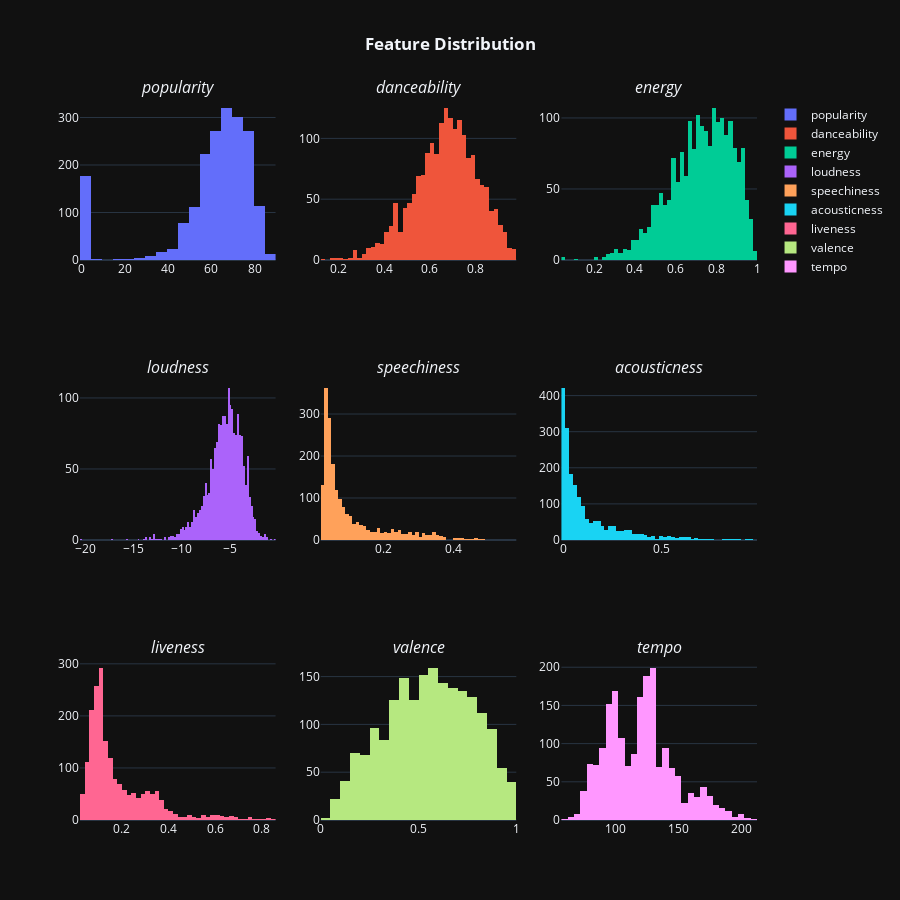

This figure's notebook cell:
### Code cell
fig=make_subplots(rows=3,cols=3,subplot_titles=('<i>popularity', '<i>danceability', '<i>energy', 
                                                '<i>loudness', '<i>speechiness', '<i>acousticness', 
                                                '<i>liveness', '<i>valence', '<i>tempo'))
fig.add_trace(go.Histogram(x=df['popularity'],name='popularity'),row=1,col=1)
fig.add_trace(go.Histogram(x=df['danceability'],name='danceability'),row=1,col=2)
fig.add_trace(go.Histogram(x=df['energy'],name='energy'),row=1,col=3)
fig.add_trace(go.Histogram(x=df['loudness'],name='loudness'),row=2,col=1)
fig.add_trace(go.Histogram(x=df['speechiness'],name='speechiness'),row=2,col=2)
fig.add_trace(go.Histogram(x=df['acousticness'],name='acousticness'),row=2,col=3)
fig.add_trace(go.Histogram(x=df['liveness'],name='liveness'),row=3,col=1)
fig.add_trace(go.Histogram(x=df['valence'],name='valence'),row=3,col=2)
fig.add_trace(go.Histogram(x=df['tempo'],name='tempo'),row=3,col=3)
fig.update_layout(height=900,width=900,title_text='<b>Feature Distribution')
fig.update_layout(template='plotly_dark',title_x=0.5)

### Figure 1 — Plotly figure (JSON) as saved in the notebook; plotly's stock layout.template omitted (floating-point values rounded to 4 significant figures; data arrays with more than 128 entries replaced by an {"elided": "..."} marker saying what was removed)
{"data": [{"name": "popularity", "type": "histogram", "x": {"elided": "1941 int values"}, "xaxis": "x", "yaxis": "y"}, {"name": "danceability", "type": "histogram", "x": {"elided": "1941 float values"}, "xaxis": "x2", "yaxis": "y2"}, {"name": "energy", "type": "histogram", "x": {"elided": "1941 float values"}, "xaxis": "x3", "yaxis": "y3"}, {"name": "loudness", "type": "histogram", "x": {"elided": "1941 float values"}, "xaxis": "x4", "yaxis": "y4"}, {"name": "speechiness", "type": "histogram", "x": {"elided": "1941 float values"}, "xaxis": "x5", "yaxis": "y5"}, {"name": "acousticness", "type": "histogram", "x": {"elided": "1941 float values"}, "xaxis": "x6", "yaxis": "y6"}, {"name": "liveness", "type": "histogram", "x": {"elided": "1941 float values"}, "xaxis": "x7", "yaxis": "y7"}, {"name": "valence", "type": "histogram", "x": {"elided": "1941 float values"}, "xaxis": "x8", "yaxis": "y8"}, {"name": "tempo", "type": "histogram", "x": {"elided": "1941 float values"}, "xaxis": "x9", "yaxis": "y9"}], "layout": {"annotations": [{"font": {"size": 16}, "showarrow": false, "text": "<i>popularity", "x": 0.1444, "xanchor": "center", "xref": "paper", "y": 1, "yanchor": "bottom", "yref": "paper"}, {"font": {"size": 16}, "showarrow": false, "text": "<i>danceability", "x": 0.5, "xanchor": "center", "xref": "paper", "y": 1, "yanchor": "bottom", "yref": "paper"}, {"font": {"size": 16}, "showarrow": false, "text": "<i>energy", "x": 0.8556, "xanchor": "center", "xref": "paper", "y": 1, "yanchor": "bottom", "yref": "paper"}, {"font": {"size": 16}, "showarrow": false, "text": "<i>loudness", "x": 0.1444, "xanchor": "center", "xref": "paper", "y": 0.6111, "yanchor": "bottom", "yref": "paper"}, {"font": {"size": 16}, "showarrow": false, "text": "<i>speechiness", "x": 0.5, "xanchor": "center", "xref": "paper", "y": 0.6111, "yanchor": "bottom", "yref": "paper"}, {"font": {"size": 16}, "showarrow": false, "text": "<i>acousticness", "x": 0.8556, "xanchor": "center", "xref": "paper", "y": 0.6111, "yanchor": "bottom", "yref": "paper"}, {"font": {"size": 16}, "showarrow": false, "text": "<i>liveness", "x": 0.1444, "xanchor": "center", "xref": "paper", "y": 0.2222, "yanchor": "bottom", "yref": "paper"}, {"font": {"size": 16}, "showarrow": false, "text": "<i>valence", "x": 0.5, "xanchor": "center", "xref": "paper", "y": 0.2222, "yanchor": "bottom", "yref": "paper"}, {"font": {"size": 16}, "showarrow": false, "text": "<i>tempo", "x": 0.8556, "xanchor": "center", "xref": "paper", "y": 0.2222, "yanchor": "bottom", "yref": "paper"}], "height": 900, "title": {"text": "<b>Feature Distribution", "x": 0.5}, "width": 900, "xaxis": {"anchor": "y", "autorange": true, "domain": [0, 0.2889], "range": [-0.5, 89.5], "type": "linear"}, "xaxis2": {"anchor": "y2", "autorange": true, "domain": [0.3556, 0.6444], "range": [0.12, 0.98], "type": "linear"}, "xaxis3": {"anchor": "y3", "autorange": true, "domain": [0.7111, 1], "range": [0.04, 1], "type": "linear"}, "xaxis4": {"anchor": "y4", "autorange": true, "domain": [0, 0.2889], "range": [-20.6, -0.2], "type": "linear"}, "xaxis5": {"anchor": "y5", "autorange": true, "domain": [0.3556, 0.6444], "range": [0.02, 0.58], "type": "linear"}, "xaxis6": {"anchor": "y6", "autorange": true, "domain": [0.7111, 1], "range": [-0.01, 0.99], "type": "linear"}, "xaxis7": {"anchor": "y7", "autorange": true, "domain": [0, 0.2889], "range": [0.02, 0.86], "type": "linear"}, "xaxis8": {"anchor": "y8", "autorange": true, "domain": [0.3556, 0.6444], "range": [3.469e-17, 1], "type": "linear"}, "xaxis9": {"anchor": "y9", "autorange": true, "domain": [0.7111, 1], "range": [57.5, 212.5], "type": "linear"}, "yaxis": {"anchor": "x", "autorange": true, "domain": [0.7778, 1], "range": [0, 336.8]}, "yaxis2": {"anchor": "x2", "autorange": true, "domain": [0.7778, 1], "range": [0, 131.6]}, "yaxis3": {"anchor": "x3", "autorange": true, "domain": [0.7778, 1], "range": [0, 112.6]}, "yaxis4": {"anchor": "x4", "autorange": true, "domain": [0.3889, 0.6111], "range": [0, 112.6]}, "yaxis5": {"anchor": "x5", "autorange": true, "domain": [0.3889, 0.6111], "range": [0, 381.1]}, "yaxis6": {"anchor": "x6", "autorange": true, "domain": [0.3889, 0.6111], "range": [0, 443.2]}, "yaxis7": {"anchor": "x7", "autorange": true, "domain": [0, 0.2222], "range": [0, 307.4]}, "yaxis8": {"anchor": "x8", "autorange": true, "domain": [0, 0.2222], "range": [0, 167.4]}, "yaxis9": {"anchor": "x9", "autorange": true, "domain": [0, 0.2222], "range": [0, 209.5]}}}
